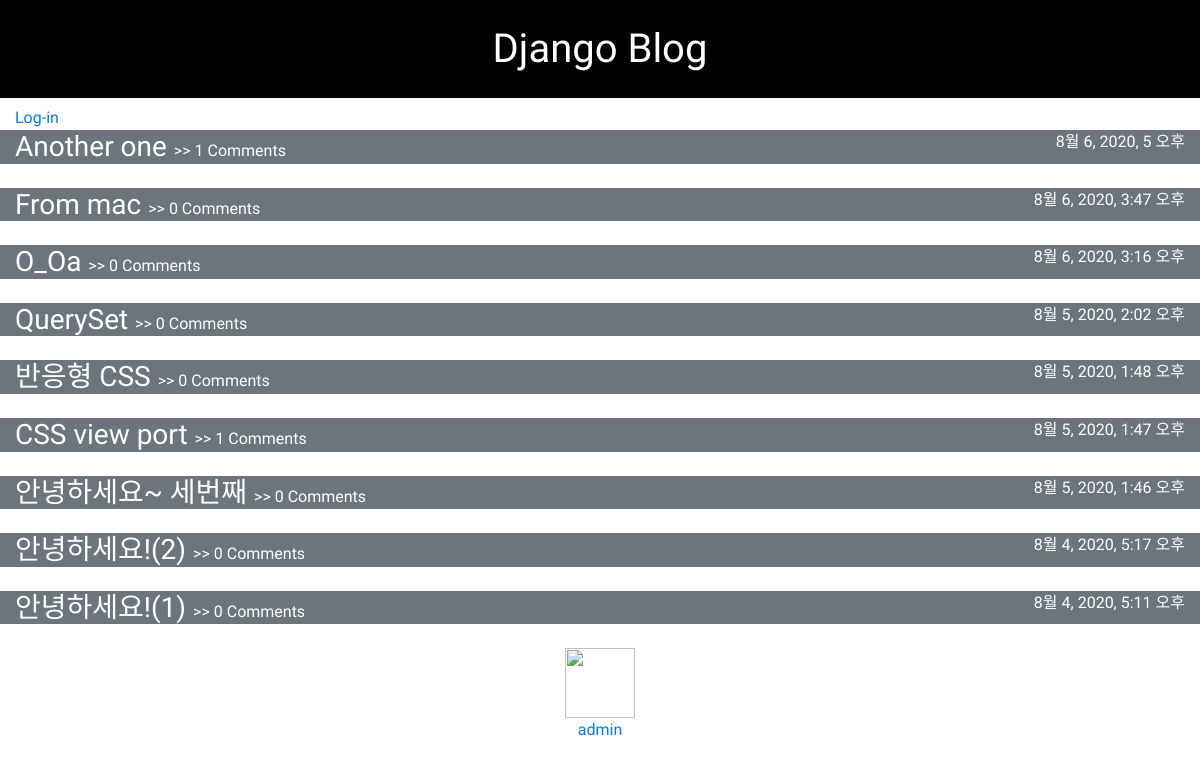
The page / on the database its author committed.
### blog/models.py (models this page shows)
class Post(models.Model):
    author = models.ForeignKey('auth.User', on_delete= models.CASCADE)
    title = models.CharField(max_length =200, validators=[min_length_3_validator])
    text = models.TextField()
    created_date = models.DateTimeField(default = timezone.now)
    published_date = models.DateTimeField(blank = True, null =True)
    '''
        publish :
            to make published_date
            same with created_date

        __str__ :
            to see as a title in the admin,
            not like 'Post object(1)'(object address)
    '''
    def publish(self):
        self.published_date = timezone.now()
        self.save()
    def approved_comments(self):
        return self.comments.filter(approved_comment=True)
    def __str__(self):
        return self.title

### blog/views.py (the view)
# urls.py: path('', views.post_list, name = 'post_list'),
def post_list(request):
    post_list = Post.objects.all().order_by('-created_date')
    param = {
        'post_list' : post_list,
    }
    return render(request, 'blog/post_list.html', param)

### blog/templates/blog/post_list.html (shortened to what this page needs)
{% extends 'blog/base.html' %}
{% block content %}
    {% for post in post_list %}
    <div class="row">
        <div class='col bg-secondary'>
            <a class ='h3' href="{% url 'post_detail' pk=post.pk %}" id='da'>{{ post.title }} </a>
            <a href="{% url 'post_detail' pk=post.pk %}" id='da' >
                {% if post.approved_comments.count %}
                    >> {{post.approved_comments.count}} Comments
                {% else %}
                    >> 0 Comments
                {% endif %}
            </a>
            <span style='float: right; color: white;'>{{ post.created_date }}</span>
        </div>
    </div>
    {% empty %}
    <div>No post with your request</div>
    {% endfor %}
{% endblock %}

### blog/static/css/blog.css (style rules this page uses)
body { font-family: 'Bree Serif', serif; font-family: 'Do Hyeon', sans-serif; }
#da { text-decoration : none; color :white; }

### blog/templates/blog/base.html (style rules this page uses)
body { font-family: 'Bree Serif', serif; font-family: 'Do Hyeon', sans-serif; }

### rows shown on the page
Post: title "Another one", approved_comments.count "1", created_date "8월 6, 2020, 5 오후"
Post: title "From mac", shows ">> 0 Comments", created_date "8월 6, 2020, 3:47 오후"
Post: title "O_Oa", shows ">> 0 Comments", created_date "8월 6, 2020, 3:16 오후"
Post: title "QuerySet", shows ">> 0 Comments", created_date "8월 5, 2020, 2:02 오후"
Post: title "반응형 CSS", shows ">> 0 Comments", created_date "8월 5, 2020, 1:48 오후"
Post: title "CSS view port", approved_comments.count "1", created_date "8월 5, 2020, 1:47 오후"
Post: title "안녕하세요~ 세번째", shows ">> 0 Comments", created_date "8월 5, 2020, 1:46 오후"
Post: title "안녕하세요!(2)", shows ">> 0 Comments", created_date "8월 4, 2020, 5:17 오후"
Post: title "안녕하세요!(1)", shows ">> 0 Comments", created_date "8월 4, 2020, 5:11 오후"
